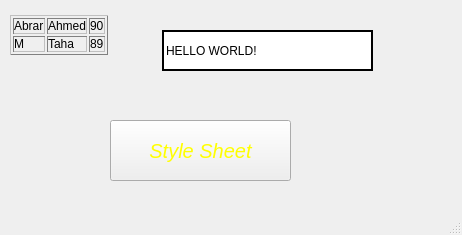
<?xml version="1.0" encoding="UTF-8"?>
<ui version="4.0">
 <class>MainWindow</class>
 <widget class="QMainWindow" name="MainWindow">
  <property name="geometry">
   <rect>
    <x>0</x>
    <y>0</y>
    <width>462</width>
    <height>235</height>
   </rect>
  </property>
  <property name="windowTitle">
   <string>MainWindow</string>
  </property>
  <property name="styleSheet">
   <string notr="true">background-image : url(:/img/Neon3.jpg)</string>
  </property>
  <widget class="QWidget" name="centralwidget">
   <widget class="QLabel" name="label">
    <property name="geometry">
     <rect>
      <x>10</x>
      <y>0</y>
      <width>121</width>
      <height>71</height>
     </rect>
    </property>
    <property name="text">
     <string>&lt;table border = '1'  style = 'width:100%'&gt;
 &lt;tr&gt;
  &lt;td&gt;Abrar&lt;/td&gt;
  &lt;td&gt;Ahmed&lt;/td&gt;
  &lt;td&gt;90&lt;/td&gt;
 &lt;/tr&gt;
 &lt;tr&gt;
  &lt;td&gt;M&lt;/td&gt;
  &lt;td&gt;Taha&lt;/td&gt;
  &lt;td&gt;89&lt;/td&gt;
 &lt;/tr&gt;
&lt;/table&gt;</string>
    </property>
   </widget>
   <widget class="QPushButton" name="pushButton">
    <property name="geometry">
     <rect>
      <x>110</x>
      <y>120</y>
      <width>181</width>
      <height>61</height>
     </rect>
    </property>
    <property name="styleSheet">
     <string notr="true">color:yellow;
font-size  : 20px;
font-style : italic;</string>
    </property>
    <property name="text">
     <string>Style Sheet</string>
    </property>
   </widget>
   <widget class="QLineEdit" name="lineEdit">
    <property name="geometry">
     <rect>
      <x>162</x>
      <y>30</y>
      <width>211</width>
      <height>41</height>
     </rect>
    </property>
    <property name="styleSheet">
     <string notr="true">border-width : 2px;
	border-style : solid;
	border-colorr : black;</string>
    </property>
    <property name="text">
     <string>HELLO WORLD!</string>
    </property>
   </widget>
  </widget>
  <widget class="QMenuBar" name="menubar">
   <property name="geometry">
    <rect>
     <x>0</x>
     <y>0</y>
     <width>462</width>
     <height>25</height>
    </rect>
   </property>
  </widget>
  <widget class="QStatusBar" name="statusbar"/>
 </widget>
 <resources/>
 <connections/>
</ui>
